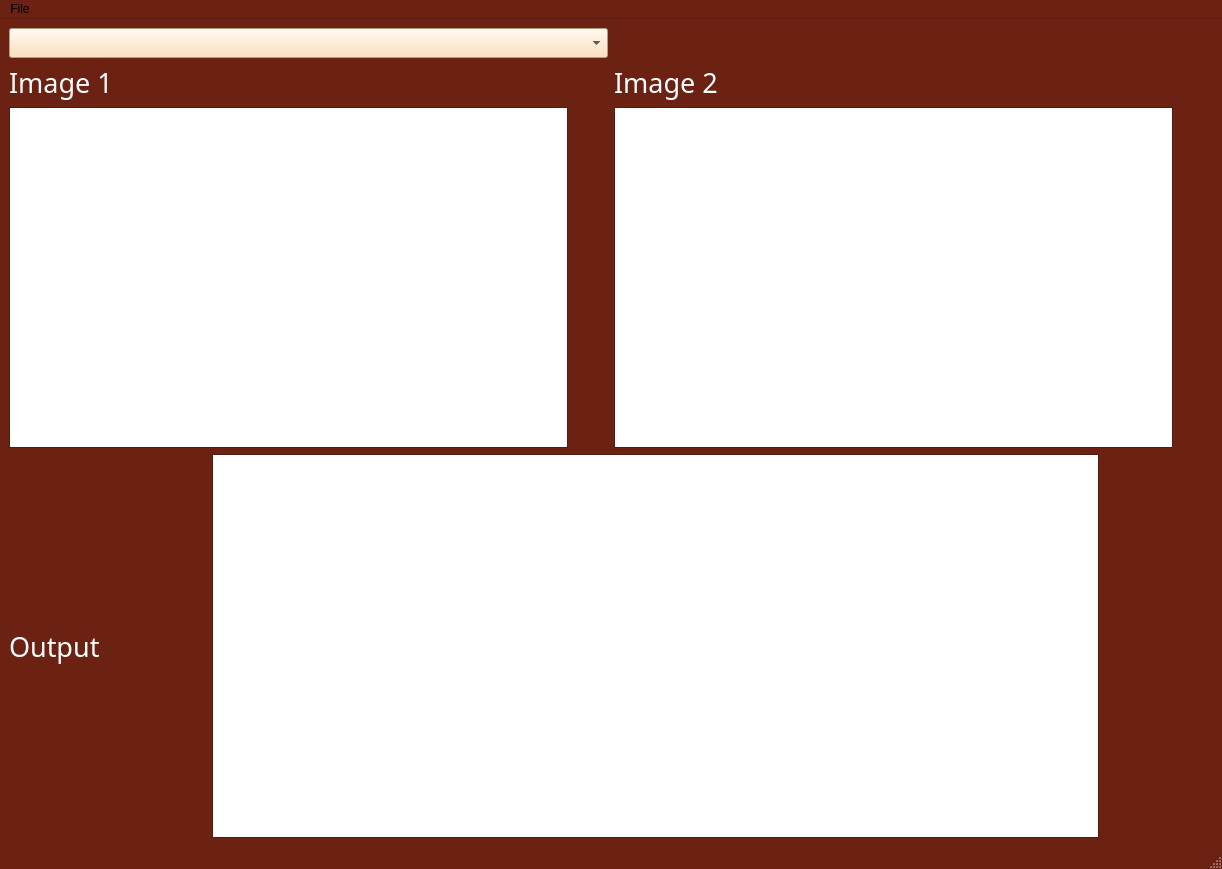
<?xml version="1.0" encoding="UTF-8"?>
<ui version="4.0">
 <class>MainWindow</class>
 <widget class="QMainWindow" name="MainWindow">
  <property name="geometry">
   <rect>
    <x>0</x>
    <y>0</y>
    <width>1222</width>
    <height>869</height>
   </rect>
  </property>
  <property name="palette">
   <palette>
    <active>
     <colorrole role="WindowText">
      <brush brushstyle="SolidPattern">
       <color alpha="255">
        <red>255</red>
        <green>255</green>
        <blue>255</blue>
       </color>
      </brush>
     </colorrole>
     <colorrole role="Button">
      <brush brushstyle="SolidPattern">
       <color alpha="255">
        <red>255</red>
        <green>170</green>
        <blue>127</blue>
       </color>
      </brush>
     </colorrole>
     <colorrole role="Light">
      <brush brushstyle="SolidPattern">
       <color alpha="255">
        <red>255</red>
        <green>255</green>
        <blue>255</blue>
       </color>
      </brush>
     </colorrole>
     <colorrole role="Dark">
      <brush brushstyle="SolidPattern">
       <color alpha="255">
        <red>136</red>
        <green>132</green>
        <blue>131</blue>
       </color>
      </brush>
     </colorrole>
     <colorrole role="Text">
      <brush brushstyle="SolidPattern">
       <color alpha="255">
        <red>0</red>
        <green>0</green>
        <blue>0</blue>
       </color>
      </brush>
     </colorrole>
     <colorrole role="ButtonText">
      <brush brushstyle="SolidPattern">
       <color alpha="255">
        <red>0</red>
        <green>0</green>
        <blue>0</blue>
       </color>
      </brush>
     </colorrole>
     <colorrole role="Base">
      <brush brushstyle="SolidPattern">
       <color alpha="255">
        <red>255</red>
        <green>255</green>
        <blue>255</blue>
       </color>
      </brush>
     </colorrole>
     <colorrole role="Window">
      <brush brushstyle="SolidPattern">
       <color alpha="255">
        <red>107</red>
        <green>34</green>
        <blue>19</blue>
       </color>
      </brush>
     </colorrole>
     <colorrole role="Shadow">
      <brush brushstyle="SolidPattern">
       <color alpha="255">
        <red>0</red>
        <green>0</green>
        <blue>0</blue>
       </color>
      </brush>
     </colorrole>
     <colorrole role="PlaceholderText">
      <brush brushstyle="SolidPattern">
       <color alpha="128">
        <red>0</red>
        <green>0</green>
        <blue>0</blue>
       </color>
      </brush>
     </colorrole>
    </active>
    <inactive>
     <colorrole role="WindowText">
      <brush brushstyle="SolidPattern">
       <color alpha="255">
        <red>255</red>
        <green>255</green>
        <blue>255</blue>
       </color>
      </brush>
     </colorrole>
     <colorrole role="Button">
      <brush brushstyle="SolidPattern">
       <color alpha="255">
        <red>255</red>
        <green>170</green>
        <blue>127</blue>
       </color>
      </brush>
     </colorrole>
     <colorrole role="Light">
      <brush brushstyle="SolidPattern">
       <color alpha="255">
        <red>255</red>
        <green>255</green>
        <blue>255</blue>
       </color>
      </brush>
     </colorrole>
     <colorrole role="Dark">
      <brush brushstyle="SolidPattern">
       <color alpha="255">
        <red>136</red>
        <green>132</green>
        <blue>131</blue>
       </color>
      </brush>
     </colorrole>
     <colorrole role="Text">
      <brush brushstyle="SolidPattern">
       <color alpha="255">
        <red>0</red>
        <green>0</green>
        <blue>0</blue>
       </color>
      </brush>
     </colorrole>
     <colorrole role="ButtonText">
      <brush brushstyle="SolidPattern">
       <color alpha="255">
        <red>0</red>
        <green>0</green>
        <blue>0</blue>
       </color>
      </brush>
     </colorrole>
     <colorrole role="Base">
      <brush brushstyle="SolidPattern">
       <color alpha="255">
        <red>255</red>
        <green>255</green>
        <blue>255</blue>
       </color>
      </brush>
     </colorrole>
     <colorrole role="Window">
      <brush brushstyle="SolidPattern">
       <color alpha="255">
        <red>107</red>
        <green>34</green>
        <blue>19</blue>
       </color>
      </brush>
     </colorrole>
     <colorrole role="Shadow">
      <brush brushstyle="SolidPattern">
       <color alpha="255">
        <red>0</red>
        <green>0</green>
        <blue>0</blue>
       </color>
      </brush>
     </colorrole>
     <colorrole role="PlaceholderText">
      <brush brushstyle="SolidPattern">
       <color alpha="128">
        <red>0</red>
        <green>0</green>
        <blue>0</blue>
       </color>
      </brush>
     </colorrole>
    </inactive>
    <disabled>
     <colorrole role="WindowText">
      <brush brushstyle="SolidPattern">
       <color alpha="255">
        <red>136</red>
        <green>132</green>
        <blue>131</blue>
       </color>
      </brush>
     </colorrole>
     <colorrole role="Button">
      <brush brushstyle="SolidPattern">
       <color alpha="255">
        <red>255</red>
        <green>170</green>
        <blue>127</blue>
       </color>
      </brush>
     </colorrole>
     <colorrole role="Light">
      <brush brushstyle="SolidPattern">
       <color alpha="255">
        <red>255</red>
        <green>255</green>
        <blue>255</blue>
       </color>
      </brush>
     </colorrole>
     <colorrole role="Dark">
      <brush brushstyle="SolidPattern">
       <color alpha="255">
        <red>136</red>
        <green>132</green>
        <blue>131</blue>
       </color>
      </brush>
     </colorrole>
     <colorrole role="Text">
      <brush brushstyle="SolidPattern">
       <color alpha="255">
        <red>136</red>
        <green>132</green>
        <blue>131</blue>
       </color>
      </brush>
     </colorrole>
     <colorrole role="ButtonText">
      <brush brushstyle="SolidPattern">
       <color alpha="255">
        <red>136</red>
        <green>132</green>
        <blue>131</blue>
       </color>
      </brush>
     </colorrole>
     <colorrole role="Base">
      <brush brushstyle="SolidPattern">
       <color alpha="255">
        <red>107</red>
        <green>34</green>
        <blue>19</blue>
       </color>
      </brush>
     </colorrole>
     <colorrole role="Window">
      <brush brushstyle="SolidPattern">
       <color alpha="255">
        <red>107</red>
        <green>34</green>
        <blue>19</blue>
       </color>
      </brush>
     </colorrole>
     <colorrole role="Shadow">
      <brush brushstyle="SolidPattern">
       <color alpha="255">
        <red>0</red>
        <green>0</green>
        <blue>0</blue>
       </color>
      </brush>
     </colorrole>
     <colorrole role="PlaceholderText">
      <brush brushstyle="SolidPattern">
       <color alpha="128">
        <red>0</red>
        <green>0</green>
        <blue>0</blue>
       </color>
      </brush>
     </colorrole>
    </disabled>
   </palette>
  </property>
  <property name="windowTitle">
   <string>MainWindow</string>
  </property>
  <widget class="QWidget" name="centralwidget">
   <layout class="QGridLayout" name="gridLayout_2">
    <item row="0" column="0">
     <widget class="QComboBox" name="comboBox">
      <property name="palette">
       <palette>
        <active>
         <colorrole role="Button">
          <brush brushstyle="SolidPattern">
           <color alpha="255">
            <red>255</red>
            <green>218</green>
            <blue>171</blue>
           </color>
          </brush>
         </colorrole>
         <colorrole role="Base">
          <brush brushstyle="SolidPattern">
           <color alpha="255">
            <red>255</red>
            <green>218</green>
            <blue>171</blue>
           </color>
          </brush>
         </colorrole>
         <colorrole role="Window">
          <brush brushstyle="SolidPattern">
           <color alpha="255">
            <red>255</red>
            <green>218</green>
            <blue>171</blue>
           </color>
          </brush>
         </colorrole>
         <colorrole role="Highlight">
          <brush brushstyle="SolidPattern">
           <color alpha="255">
            <red>254</red>
            <green>217</green>
            <blue>170</blue>
           </color>
          </brush>
         </colorrole>
         <colorrole role="HighlightedText">
          <brush brushstyle="SolidPattern">
           <color alpha="255">
            <red>0</red>
            <green>0</green>
            <blue>0</blue>
           </color>
          </brush>
         </colorrole>
         <colorrole role="PlaceholderText">
          <brush brushstyle="SolidPattern">
           <color alpha="128">
            <red>255</red>
            <green>170</green>
            <blue>127</blue>
           </color>
          </brush>
         </colorrole>
        </active>
        <inactive>
         <colorrole role="Button">
          <brush brushstyle="SolidPattern">
           <color alpha="255">
            <red>255</red>
            <green>218</green>
            <blue>171</blue>
           </color>
          </brush>
         </colorrole>
         <colorrole role="Base">
          <brush brushstyle="SolidPattern">
           <color alpha="255">
            <red>255</red>
            <green>218</green>
            <blue>171</blue>
           </color>
          </brush>
         </colorrole>
         <colorrole role="Window">
          <brush brushstyle="SolidPattern">
           <color alpha="255">
            <red>255</red>
            <green>218</green>
            <blue>171</blue>
           </color>
          </brush>
         </colorrole>
         <colorrole role="Highlight">
          <brush brushstyle="SolidPattern">
           <color alpha="255">
            <red>254</red>
            <green>217</green>
            <blue>170</blue>
           </color>
          </brush>
         </colorrole>
         <colorrole role="HighlightedText">
          <brush brushstyle="SolidPattern">
           <color alpha="255">
            <red>0</red>
            <green>0</green>
            <blue>0</blue>
           </color>
          </brush>
         </colorrole>
         <colorrole role="PlaceholderText">
          <brush brushstyle="SolidPattern">
           <color alpha="128">
            <red>255</red>
            <green>170</green>
            <blue>127</blue>
           </color>
          </brush>
         </colorrole>
        </inactive>
        <disabled>
         <colorrole role="Button">
          <brush brushstyle="SolidPattern">
           <color alpha="255">
            <red>255</red>
            <green>218</green>
            <blue>171</blue>
           </color>
          </brush>
         </colorrole>
         <colorrole role="Base">
          <brush brushstyle="SolidPattern">
           <color alpha="255">
            <red>255</red>
            <green>218</green>
            <blue>171</blue>
           </color>
          </brush>
         </colorrole>
         <colorrole role="Window">
          <brush brushstyle="SolidPattern">
           <color alpha="255">
            <red>255</red>
            <green>218</green>
            <blue>171</blue>
           </color>
          </brush>
         </colorrole>
         <colorrole role="Highlight">
          <brush brushstyle="SolidPattern">
           <color alpha="255">
            <red>51</red>
            <green>153</green>
            <blue>255</blue>
           </color>
          </brush>
         </colorrole>
         <colorrole role="HighlightedText">
          <brush brushstyle="SolidPattern">
           <color alpha="255">
            <red>0</red>
            <green>0</green>
            <blue>0</blue>
           </color>
          </brush>
         </colorrole>
         <colorrole role="PlaceholderText">
          <brush brushstyle="SolidPattern">
           <color alpha="128">
            <red>255</red>
            <green>170</green>
            <blue>127</blue>
           </color>
          </brush>
         </colorrole>
        </disabled>
       </palette>
      </property>
      <property name="font">
       <font>
        <family>Kalam Light</family>
        <pointsize>11</pointsize>
       </font>
      </property>
      <property name="autoFillBackground">
       <bool>false</bool>
      </property>
      <property name="styleSheet">
       <string notr="true">background:rgb(255, 218, 171)</string>
      </property>
      <item>
       <property name="text">
        <string/>
       </property>
      </item>
      <item>
       <property name="text">
        <string>Matching with SSD</string>
       </property>
      </item>
      <item>
       <property name="text">
        <string>Matching with normalized cross correlation</string>
       </property>
      </item>
     </widget>
    </item>
    <item row="1" column="0">
     <layout class="QGridLayout" name="gridLayout">
      <item row="2" column="0">
       <widget class="MplWidget" name="graphicsView">
        <property name="enabled">
         <bool>true</bool>
        </property>
       </widget>
      </item>
      <item row="2" column="1">
       <spacer name="horizontalSpacer_3">
        <property name="orientation">
         <enum>Qt::Horizontal</enum>
        </property>
        <property name="sizeType">
         <enum>QSizePolicy::Maximum</enum>
        </property>
        <property name="sizeHint" stdset="0">
         <size>
          <width>40</width>
          <height>20</height>
         </size>
        </property>
       </spacer>
      </item>
      <item row="1" column="0">
       <widget class="QLabel" name="label">
        <property name="font">
         <font>
          <family>Kalam Light</family>
          <pointsize>20</pointsize>
         </font>
        </property>
        <property name="text">
         <string>Image 1</string>
        </property>
       </widget>
      </item>
     </layout>
    </item>
    <item row="2" column="0" colspan="2">
     <layout class="QHBoxLayout" name="horizontalLayout">
      <item>
       <widget class="QLabel" name="label_7">
        <property name="font">
         <font>
          <family>Kalam Light</family>
          <pointsize>20</pointsize>
         </font>
        </property>
        <property name="text">
         <string>Output </string>
        </property>
       </widget>
      </item>
      <item>
       <spacer name="horizontalSpacer">
        <property name="orientation">
         <enum>Qt::Horizontal</enum>
        </property>
        <property name="sizeType">
         <enum>QSizePolicy::Maximum</enum>
        </property>
        <property name="sizeHint" stdset="0">
         <size>
          <width>99</width>
          <height>20</height>
         </size>
        </property>
       </spacer>
      </item>
      <item>
       <layout class="QVBoxLayout" name="verticalLayout">
        <item>
         <widget class="MplWidget" name="graphicsView_4"/>
        </item>
       </layout>
      </item>
      <item>
       <spacer name="horizontalSpacer_2">
        <property name="orientation">
         <enum>Qt::Horizontal</enum>
        </property>
        <property name="sizeType">
         <enum>QSizePolicy::Maximum</enum>
        </property>
        <property name="sizeHint" stdset="0">
         <size>
          <width>114</width>
          <height>20</height>
         </size>
        </property>
       </spacer>
      </item>
     </layout>
    </item>
    <item row="1" column="1">
     <layout class="QGridLayout" name="gridLayout_4">
      <item row="1" column="0">
       <widget class="MplWidget" name="graphicsView_2"/>
      </item>
      <item row="0" column="0">
       <widget class="QLabel" name="label_2">
        <property name="palette">
         <palette>
          <active>
           <colorrole role="Text">
            <brush brushstyle="SolidPattern">
             <color alpha="255">
              <red>255</red>
              <green>255</green>
              <blue>255</blue>
             </color>
            </brush>
           </colorrole>
           <colorrole role="PlaceholderText">
            <brush brushstyle="SolidPattern">
             <color alpha="128">
              <red>255</red>
              <green>255</green>
              <blue>255</blue>
             </color>
            </brush>
           </colorrole>
          </active>
          <inactive>
           <colorrole role="Text">
            <brush brushstyle="SolidPattern">
             <color alpha="255">
              <red>255</red>
              <green>255</green>
              <blue>255</blue>
             </color>
            </brush>
           </colorrole>
           <colorrole role="PlaceholderText">
            <brush brushstyle="SolidPattern">
             <color alpha="128">
              <red>255</red>
              <green>255</green>
              <blue>255</blue>
             </color>
            </brush>
           </colorrole>
          </inactive>
          <disabled>
           <colorrole role="Text">
            <brush brushstyle="SolidPattern">
             <color alpha="255">
              <red>120</red>
              <green>120</green>
              <blue>120</blue>
             </color>
            </brush>
           </colorrole>
           <colorrole role="PlaceholderText">
            <brush brushstyle="SolidPattern">
             <color alpha="128">
              <red>0</red>
              <green>0</green>
              <blue>0</blue>
             </color>
            </brush>
           </colorrole>
          </disabled>
         </palette>
        </property>
        <property name="font">
         <font>
          <family>Kalam Light</family>
          <pointsize>20</pointsize>
         </font>
        </property>
        <property name="text">
         <string>Image 2</string>
        </property>
       </widget>
      </item>
      <item row="1" column="1">
       <spacer name="horizontalSpacer_4">
        <property name="orientation">
         <enum>Qt::Horizontal</enum>
        </property>
        <property name="sizeType">
         <enum>QSizePolicy::Maximum</enum>
        </property>
        <property name="sizeHint" stdset="0">
         <size>
          <width>40</width>
          <height>20</height>
         </size>
        </property>
       </spacer>
      </item>
     </layout>
    </item>
   </layout>
  </widget>
  <widget class="QMenuBar" name="menubar">
   <property name="geometry">
    <rect>
     <x>0</x>
     <y>0</y>
     <width>1222</width>
     <height>26</height>
    </rect>
   </property>
   <widget class="QMenu" name="menuFile">
    <property name="title">
     <string>File</string>
    </property>
    <addaction name="load1"/>
    <addaction name="load2"/>
   </widget>
   <addaction name="menuFile"/>
  </widget>
  <widget class="QStatusBar" name="statusbar"/>
  <action name="load1">
   <property name="text">
    <string>Load img1</string>
   </property>
   <property name="shortcut">
    <string>Ctrl+1</string>
   </property>
  </action>
  <action name="load2">
   <property name="text">
    <string>Load img2</string>
   </property>
   <property name="shortcut">
    <string>Ctrl+2</string>
   </property>
  </action>
 </widget>
 <customwidgets>
  <customwidget>
   <class>MplWidget</class>
   <extends>QGraphicsView</extends>
   <header>mplwidget.h</header>
  </customwidget>
 </customwidgets>
 <resources/>
 <connections/>
</ui>
